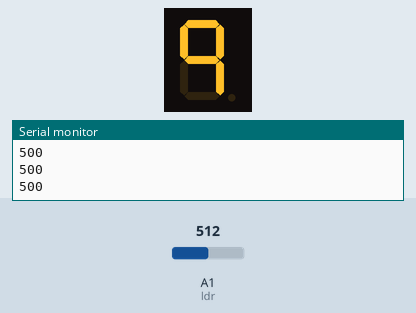
Recording of a sketch running on a simulated Arduino Uno, built with avr-gcc and run on an emulated ATmega328P. Shown: 1-digit seven-segment display, the last lines printed to the serial monitor. Wiring (inferred from the names in the program): 1-digit 7-segment display, segments lit when LOW: segments pin 7, pin 8, pin 9, pin 10, pin 11, pin 12, pin 13. The test bench sets the inputs (shaded band); at power-on: A1 (ldr) = 512. Random numbers use the default seed unless the sketch sets one; the segment pins are drawn as the display they are named for.

Above: at 11.2 s.
11.3 s: A1 (ldr) set to 716
At 12.0 s:
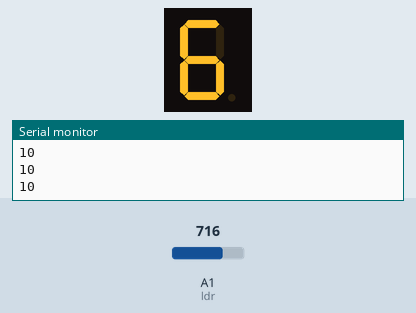
13.3 s: A1 (ldr) set to 511
At 14.7 s:
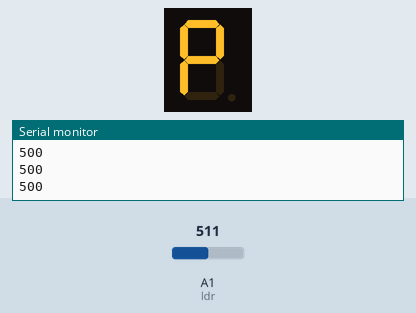
16.3 s: A1 (ldr) set to 513
19.3 s: A1 (ldr) set to 900
At 20.51 s:
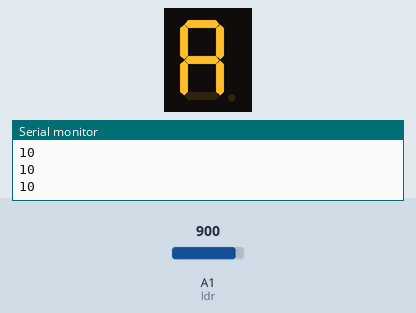
20.8 s: A1 (ldr) set to 490
At 21.7 s:
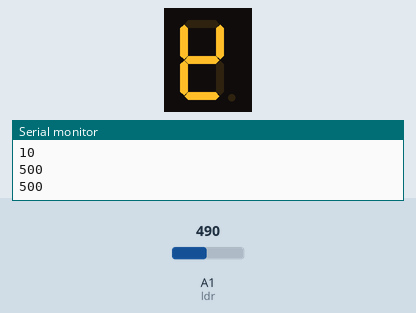

The sketch:

WildSnakeLDR.ino
```cpp
/*

Autor: Pitanga <pitanga@members.fsf.org> com base em sketches preexistentes

Este sketch é uma variante do WildSnakeGS que usa o LDR para a velocidade!

A ideia é simples: a cobra é um répti, portanto um animal pecilotermo...

Na presença da luz do sol, a temperatura e o metabolismo dos pecilotermos aumentam,
portanto eles ficam mais ágeis. Na ausência da luz do sol, ficam mais frios e
lentos, ou até dormindo!

Para o usuário final, o circuito funciona assim:

- Após o reset, o segmento inferior do display pisca por 3 segundos. Neste
  momento o usuário deve reduzir a incidência de luz no LDR para calibrar
  o nível inferior de luminosidade.

- Em seguida o segmento central acende por 1 segundo para indicar que a
  calibragem do nível inferior encerrou e o usuário deve se preparar para
  a calibragem do nível superior.

- O segmento superior do display pisca por 3 segundos para que o usuário
  aumente a incidência de luz no LDR e assim calibre o nível superior de
  luminosidade.

- Após as duas calibragens, o circuito passa a ajustar continuamente a
  velocidade da cobrinha conforme a luz incidente no LDR.


Sobre como funciona a parte da cobrinha:

A two-segment snake slithers aimlessly over the display. On intersections,
the next step is chosen at random.

Most of the logic is encoded in the `moves` array which lists possible next
steps for each current position and direction. Snake head position and
direction is coded like pictured below, i.e. when the snake head is at the
middle segment going right, the code is 6, going left in the same place is
code 13.

       >:0
       <:7
      -----
^:5  |     | v:1
v:12 | >:6 | ^:8
      -----
^:4  | <:13| v:2
v:11 |     | ^:9
      -----
       <:3
       >:10

To understand this diagram, read:

> as a right arrow
< as a left arrow
v as a down arrow
^ as an up arrow

*/

// {first_choice, second_choice*}
// * -1 means there is no second_choice
int moves[][2] = {
  {1, -1},  // 0
  {13, 2},  // 1
  {3, -1},  // 2
  {4, -1},  // 3
  {6, 5},   // 4
  {0, -1},  // 5
  {2, 8},   // 6
  {12, -1}, // 7
  {7, -1},  // 8
  {13, 8},  // 9
  {9, -1},  // 10
  {10, -1}, // 11
  {6, 11},  // 12
  {5, 11}   // 13
};

/*     A
     -----
  F |     | B
    |  G  |
     -----
  E |     | C
    |  D  |
     -----
*/

//                A   B  C  D  E   F   G
int display[] = {8, 9, 10, 11, 12, 13, 7}; // Garoa Dojo Shield
const int SEGMENTS = 7;

int head = 1; // segment B
int tail = 0; // segment A

// variáveis para calibração
int seg_alto = 8;
int seg_meio = 7;
int seg_baixo = 11;
int ldr = A1;
int ldr_min = 0;
int ldr_max = 0;
int delay_min = 10;
int delay_max = 500;
//para permitir colocar luz forçada além do maximo calibrado (ex. lanterna)
float extra_factor = 0.1;

int const QT_AMOSTRA = 100;
int const TEMPO_AMOSTRAGEM = 3000;

void setup() {
  Serial.begin(9600);
  for (int i=0; i<SEGMENTS; i++) {
    pinMode(display[i], OUTPUT);
  }

  //calibração
  ldr_min = amostragem(ldr, seg_baixo);
  digitalWrite(seg_meio, HIGH);
  delay(1000);
  digitalWrite(seg_meio, LOW);
  ldr_max = amostragem(ldr, seg_alto);

  digitalWrite(display[tail % 7], HIGH);
}

void loop() {
  digitalWrite(display[head % 7], HIGH);
  int valor_delay = leitura_ldr();
  Serial.println(valor_delay);
  delay(valor_delay);
  digitalWrite(display[tail % 7], LOW);
  tail = head;
  int* choices = moves[head];
  if (choices[1] == -1) {
    head = choices[0];  // no second choice
  } else {
    head = choices[random(2)];  // random move
  }
}

int cmp(const void *x, const void *y) {
  return (*(int *)x - *(int *)y);
}

int mediana(int amostra[], int qt_amostra) {
  qsort(amostra, qt_amostra, sizeof(int), cmp);
  return amostra[qt_amostra/2];
}

int amostragem(int pino_leitura, int pino_sinal) {
  int amostra [QT_AMOSTRA];
  for (int i=0; i<QT_AMOSTRA; i++){
    if (i % 6 == 0) digitalWrite(pino_sinal, HIGH);
    amostra[i] = analogRead(pino_leitura);
    delay(TEMPO_AMOSTRAGEM/QT_AMOSTRA);
    if (i % 6 == 3) digitalWrite(pino_sinal, LOW);
  }
  digitalWrite(pino_sinal, LOW);
  return mediana(amostra, QT_AMOSTRA);
}


int leitura_ldr() {
  return (int)map(constrain(analogRead(ldr), ldr_min , ldr_max*(1+extra_factor)), ldr_min, ldr_max*(1+extra_factor), delay_max, delay_min);
}


/* Como funciona

- Para calibrar o limite inferior do LDR, a função `setup` chama `amostragem`
  informando um `pino_leitura` e um `pino_sinal`. O `pino_leitura` é `A1`
  (onde está o LDR no Garoa Dojo Shield). Na primeira chamada o `pino_sinal`
  é 11 (segmento inferior do display no Garoa Dojo Shield).

- A função `amostragem` pisca por 3 segundos o `pino_sinal` (segmento
  inferior) para informar o usuário de que está sendo feita a leitura do
  limite inferior. Neste momento o usuário deve reduzir a incidência de luz
  no LDR. Enquanto pisca `pino_sinal`, são colhidas 100 amostras
  de valores no LDR. Uma vez colhidas as amostras, a `pino_sinal` é desligado
  e é calculada a mediana (valor central do array de amostras, ordenado pela
  função `qsort` da biblioteca padrão do AVR - pesquise AVR stdlib.h).

- A função `setup` armazena o resultado da `amostragem` em `ldr_min`, e
  acende o segmento central do display para indicar ao usuário que a
  calabração do valor inferior terminou e vai começar a calibração do valor
  superior. Após 3 segundos, a função `amostragem` é chamada novamente, desta
  vez com o `pino_sinal` ligado ao segmento superior do display.

- O `pino_sinal` (segmento superior) pisca por 3 segundos, é feita a coleta
  de 100 amostras e devolvida a mediana.

- `setup` armazena o novo resultado em `ldr_max`.

- Durante o `loop`, os valores lidos do LDR são limitados por `constrain` à
  faixa de `ldr_min` até `ldr_max`, e convertidos por `map` a um valor
  proporcional entre 0 e 255 (mínimo e máximo do PWM). O valor convertido
  é usado para controlar o led do segmento inferior.

*/
```

Measured:
- what the display in image 2 shows lasts 0.5 s, from 14.3 s to 14.8 s
